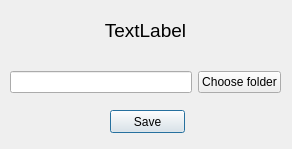
<?xml version="1.0" encoding="UTF-8"?>
<ui version="4.0">
 <class>ChangeValueWindow</class>
 <widget class="QDialog" name="ChangeValueWindow">
  <property name="geometry">
   <rect>
    <x>0</x>
    <y>0</y>
    <width>292</width>
    <height>149</height>
   </rect>
  </property>
  <property name="windowTitle">
   <string>Change path</string>
  </property>
  <widget class="QLabel" name="label">
   <property name="geometry">
    <rect>
     <x>30</x>
     <y>10</y>
     <width>231</width>
     <height>41</height>
    </rect>
   </property>
   <property name="styleSheet">
    <string notr="true">font-size: 14px;
text-align: left;</string>
   </property>
   <property name="text">
    <string>&lt;html&gt;&lt;head/&gt;&lt;body&gt;&lt;p align=&quot;center&quot;&gt;&lt;span style=&quot; font-size:14pt;&quot;&gt;TextLabel&lt;/span&gt;&lt;/p&gt;&lt;/body&gt;&lt;/html&gt;</string>
   </property>
  </widget>
  <widget class="QPushButton" name="pushButton">
   <property name="geometry">
    <rect>
     <x>110</x>
     <y>110</y>
     <width>75</width>
     <height>23</height>
    </rect>
   </property>
   <property name="text">
    <string>Save</string>
   </property>
  </widget>
  <widget class="QWidget" name="layoutWidget">
   <property name="geometry">
    <rect>
     <x>10</x>
     <y>70</y>
     <width>271</width>
     <height>25</height>
    </rect>
   </property>
   <layout class="QHBoxLayout" name="horizontalLayout">
    <item>
     <widget class="QLineEdit" name="lineEdit">
      <property name="styleSheet">
       <string notr="true"/>
      </property>
      <property name="text">
       <string/>
      </property>
     </widget>
    </item>
    <item>
     <widget class="QPushButton" name="pushButton_2">
      <property name="text">
       <string>Choose folder</string>
      </property>
     </widget>
    </item>
   </layout>
  </widget>
 </widget>
 <resources/>
 <connections/>
</ui>
